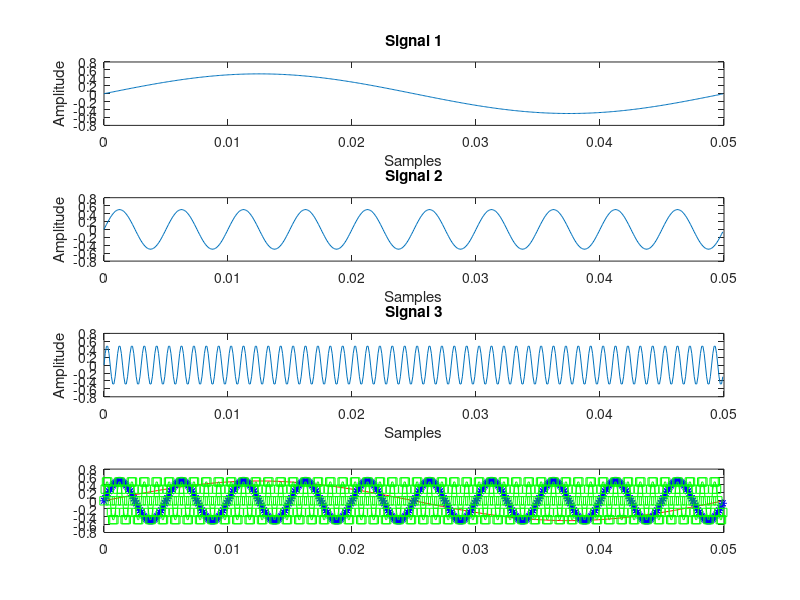

The MATLAB script that drew this image: (Note: this script raises an error after producing the figure.)
% Max Parkin
% Birmingham City University
% BSc (Hons) Degree in Sound Engineering and Production with Professional Placement Year
% Year 2 (2024 – 2025)
% DIG5111 – Digital Signal Processing

Amp=0.5;
f=20;
fs = 10000;
ts= 1/fs;
t = 0:1/fs:(0.1-ts);
sig1 = Amp*sin(2*pi*f*t);
subplot(4,1,1);
plot(t(1:500), sig1(1:500));
xlabel('Samples');
ylabel('Amplitude');
title('Signal 1');

Amp=0.5;
f=200;
fs = 10000;
ts= 1/fs;
t = 0:1/fs:(0.1-ts);
sig2 = Amp*sin(2*pi*f*t);
subplot(4,1,2);
plot(t(1:500), sig2(1:500));
xlabel('Samples');
ylabel('Amplitude');
title('Signal 2');

Amp=0.5;
f=1000;
fs = 10000;
ts= 1/fs;
t = 0:1/fs:(0.1-ts);
sig3 = Amp*sin(2*pi*f*t);
subplot(4,1,3);
plot(t(1:500), sig3(1:500));
xlabel('Samples');
ylabel('Amplitude');
title('Signal 3');

subplot(4,1,4)
p = plot(t(1:500), sig1(1:500), 'r-', t(1:500), sig2(1:500), 'b-*', t(1:500), sig3(1:500), 'g-square');
p(1).LineWidth = 4;
xlabel('Samples');
ylabel('Amplitude');
title(['{\color{red}Signal 1, }{\color{blue}Signal 2}{\color{black} and }{\color{green}Signal 3}']);